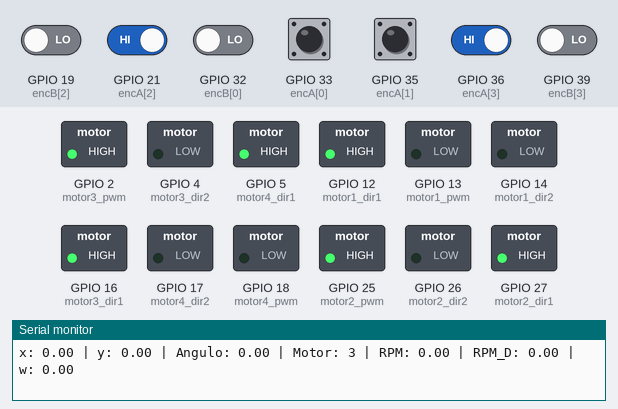
Recording of a sketch running on a simulated ESP32. Parts: switched loads named in the sketch (green lamp = pin HIGH), the last lines printed to the serial monitor. Dashed ring = blinking. Inputs (shaded band) come from the test bench; at power-on: GPIO 21 (encA[2]), GPIO 33 (encA[0]), GPIO 35 (encA[1]), GPIO 36 (encA[3]) HIGH, GPIO 19 (encB[2]), GPIO 32 (encB[0]), GPIO 39 (encB[3]) LOW.

Above: at 1.2 s.
1.3 s: GPIO 33 (encA[0]) driven LOW
At 2.7 s:
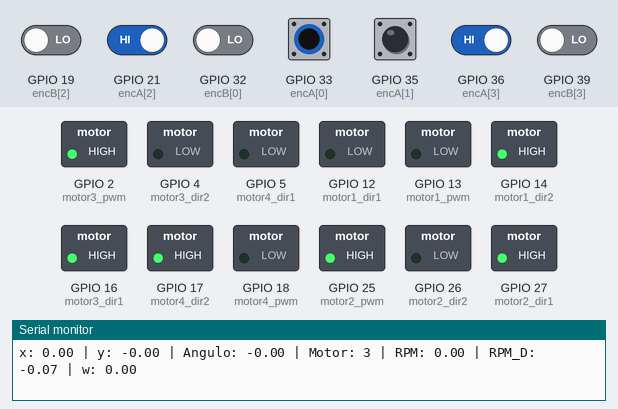
3.0 s: GPIO 36 (encA[3]) driven LOW
At 3.17 s:
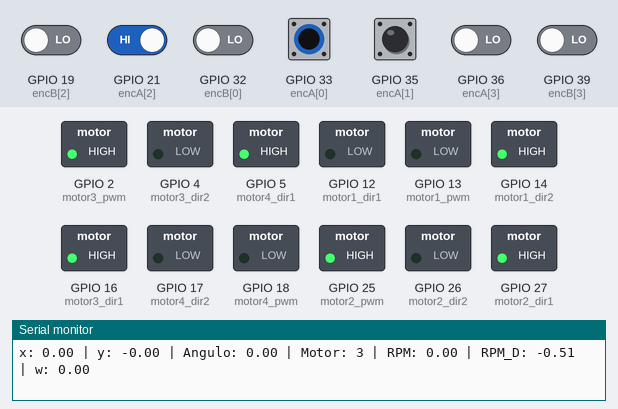
4.7 s: GPIO 33 (encA[0]) driven HIGH
At 6.1 s:
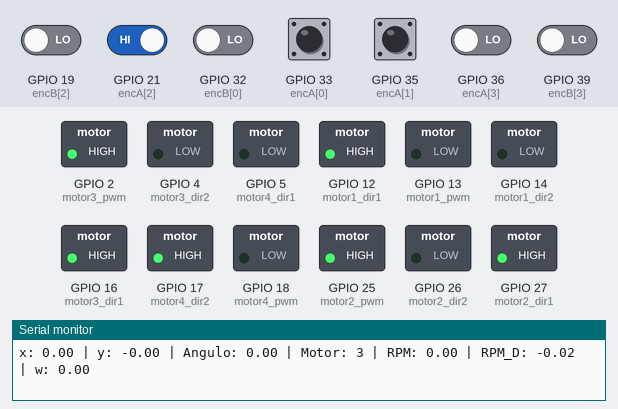
6.3 s: GPIO 21 (encA[2]) driven LOW
At 7.5 s:
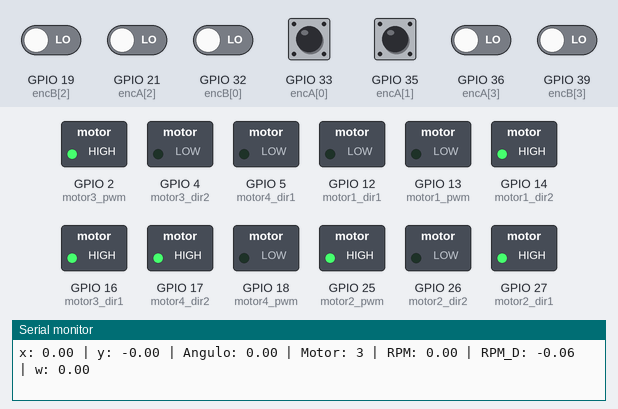
7.8 s: GPIO 21 (encA[2]) driven HIGH
At 8.9 s:
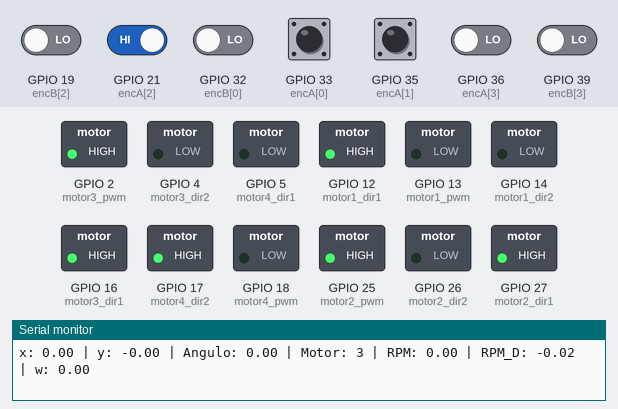
9.3 s: GPIO 33 (encA[0]) pulsed LOW 2 times (0.12 s each, 0.3 s apart)
At 9.58 s:
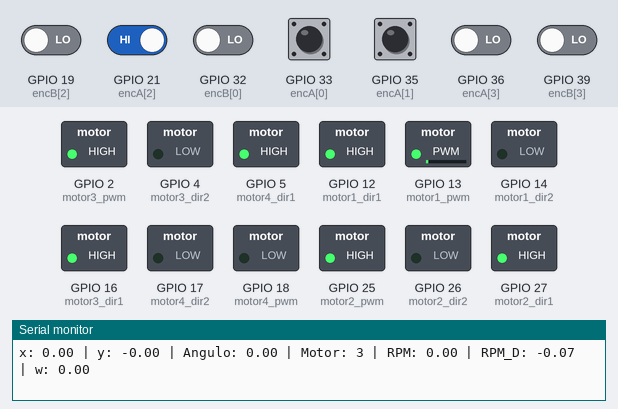
Timing chart, 0 to 46.5 s (numbered marks = the images above; inputs shaded):
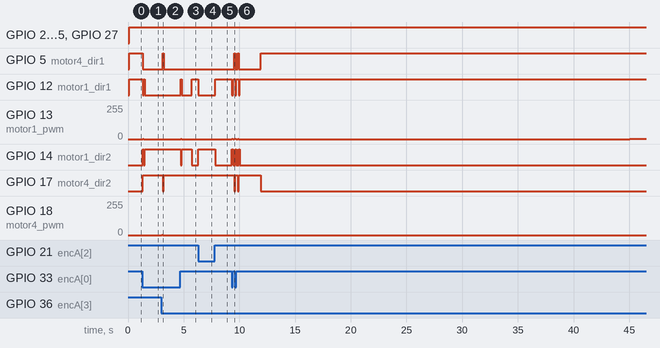

Measured:
- after the input at 1.3 s, GPIO 5 (motor4_dir1): HIGH → LOW at once; GPIO 12 (motor1_dir1): HIGH → LOW at once, → HIGH 0.10 s later, → LOW 0.10 s later; GPIO 13 (motor1_pwm): 0/255 → 1/255 at once, → 0/255 0.10 s later; GPIO 14 (motor1_dir2): LOW → HIGH at once, → LOW 0.10 s later, → HIGH 0.10 s later; GPIO 17 (motor4_dir2): LOW → HIGH at once
- after the input at 3.0 s, GPIO 5 (motor4_dir1): LOW → HIGH after 0.13 s, → LOW 0.10 s later; GPIO 17 (motor4_dir2): HIGH → LOW after 0.13 s, → HIGH 0.10 s later; GPIO 18 (motor4_pwm): 0/255 → 1/255 at once, → 0/255 0.10 s later
- after the input at 4.7 s, GPIO 12 (motor1_dir1): LOW → HIGH at once, → LOW 0.10 s later, → HIGH 0.90 s later; GPIO 13 (motor1_pwm): 0/255 → 1/255 at once, → 0/255 0.10 s later; GPIO 14 (motor1_dir2): HIGH → LOW at once, → HIGH 0.10 s later, → LOW 0.90 s later
- after the input at 6.3 s, GPIO 12 (motor1_dir1): HIGH → LOW at once; GPIO 14 (motor1_dir2): LOW → HIGH at once
- after the input at 7.8 s, GPIO 12 (motor1_dir1): LOW → HIGH at once; GPIO 14 (motor1_dir2): HIGH → LOW at once
- after the input at 9.3 s, GPIO 12 (motor1_dir1): alternates HIGH for 0.20 s and LOW for 0.10 s, 6 changes in all, then stays HIGH, starting at once; GPIO 14 (motor1_dir2): alternates HIGH for 0.10 s and LOW for 0.20 s, 6 changes in all, then stays LOW, starting at once

The sketch:

CComni_v3.ino
```cpp
int motor1_pwm = 13;  // PWM para motor 1
int motor1_dir1 = 12; // Dirección motor 1
int motor1_dir2 = 14; // Dirección motor 1

int motor2_pwm = 25;  // PWM para motor 2
int motor2_dir1 = 27; // Dirección motor 2
int motor2_dir2 = 26; // Dirección motor 2

int motor3_pwm = 2;  // PWM para motor 4
int motor3_dir1 = 16; // Dirección motor 4
int motor3_dir2 = 4; // Dirección motor 4

int motor4_pwm = 18;  // PWM para motor 3
int motor4_dir1 = 5; // Dirección motor 3
int motor4_dir2 = 17; // Dirección motor 3

// Parámetros del robot
const float CPR = 22.0;  // Pulsos por revolución
const float r = 0.04;         // Radio de rueda (m)
const float l = 0.0485; //0.0475 //0.0485
const float b = 0.115; //0.1125 //0.115
const float L = l + b;
const float k = 1;          // Ganancia proporcional

// Estado actual
float x = 0, y = 0, theta = 0;
float Vx = 0;
float Vy = 0;
float Wz = 0;

float w_r[4] = {0, 0, 0, 0};  // Velocidades actuales de ruedas
float w_d[4] = {0, 0, 0, 0};
float rpm[4] = {0, 0, 0, 0};
float pwmL[4] = {0, 0, 0, 0};

// Referencia
float xd = 0.5, yd = 0.5, thetad = 0;

// Variables de tiempo
unsigned long lastTime = 0;
unsigned long lastTime2 = 0;
unsigned long startTime;

// ----- PID por rueda -----
float Kp = 1, Ki = 0.3, Kd = 0.05; //1 0.3 0.05

float e[4] = {0, 0, 0, 0};
float e_prev[4] = {0, 0, 0, 0};
float e_int[4] = {0, 0, 0, 0};
float control_signal[4] = {0, 0, 0, 0};

float cv[4];
float cv1[4];
float error[4];
float error1[4];
float error2[4];
float Tm = 0.1;

// ----- Encoder -----
const int encA[4] = {33, 35, 21, 36}; // Pines canal A
const int encB[4] = {32, 34, 19, 39}; // Pines canal B

volatile long encoderCount[4] = {0, 0, 0, 0}; // Conteo total
static long countsPrev[4] = {0, 0, 0, 0};


//void IRAM_ATTR encoderISR0() {
//  bool b = digitalRead(encB[0]);
//  encoderCount[0] += b ? 1 : -1;
//}
void IRAM_ATTR encoderISR0() {
  bool A = digitalRead(encA[0]);
  bool B = digitalRead(encB[0]);

  if (A == B)
    encoderCount[0]++;
  else
    encoderCount[0]--;
}
void IRAM_ATTR encoderISR1() {
  bool A = digitalRead(encA[1]);
  bool B = digitalRead(encB[1]);

  if (A == B)
    encoderCount[1]++;
  else
    encoderCount[1]--;
}
void IRAM_ATTR encoderISR2() {
  bool A = digitalRead(encA[2]);
  bool B = digitalRead(encB[2]);

  if (A == B)
    encoderCount[2]++;
  else
    encoderCount[2]--;
}
void IRAM_ATTR encoderISR3() {
  bool A = digitalRead(encA[3]);
  bool B = digitalRead(encB[3]);

  if (A == B)
    encoderCount[3]++;
  else
    encoderCount[3]--;
}


void motorWrite(int motorIndex, float pwmValue) {
  int pwm = constrain(abs(pwmValue), 0, 255);  // Limita PWM entre 0 y 255

  switch (motorIndex) {
    case 0: // Motor 1
      if (pwmValue >= 0) {
        digitalWrite(motor1_dir1, HIGH);
        digitalWrite(motor1_dir2, LOW);
      } else {
        digitalWrite(motor1_dir1, LOW);
        digitalWrite(motor1_dir2, HIGH);
      }
      analogWrite(motor1_pwm, pwm);
      break;

    case 1: // Motor 2
      if (pwmValue >= 0) {
        digitalWrite(motor2_dir1, HIGH);
        digitalWrite(motor2_dir2, LOW);
      } else {
        digitalWrite(motor2_dir1, LOW);
        digitalWrite(motor2_dir2, HIGH);
      }
      analogWrite(motor2_pwm, pwm);
      break;

    case 2: // Motor 3
      if (pwmValue >= 0) {
        digitalWrite(motor3_dir1, HIGH);
        digitalWrite(motor3_dir2, LOW);
      } else {
        digitalWrite(motor3_dir1, LOW);
        digitalWrite(motor3_dir2, HIGH);
      }
      analogWrite(motor3_pwm, pwm);
      break;

    case 3: // Motor 4
      if (pwmValue >= 0) {
        digitalWrite(motor4_dir1, HIGH);
        digitalWrite(motor4_dir2, LOW);
      } else {
        digitalWrite(motor4_dir1, LOW);
        digitalWrite(motor4_dir2, HIGH);
      }
      analogWrite(motor4_pwm, pwm);
      break;
  }
}


void setup() {
  Serial.begin(115200);
  lastTime = millis();
  startTime = millis();

  pinMode(motor1_pwm, OUTPUT);
  pinMode(motor1_dir1, OUTPUT);
  pinMode(motor1_dir2, OUTPUT);

  pinMode(motor2_pwm, OUTPUT);
  pinMode(motor2_dir1, OUTPUT);
  pinMode(motor2_dir2, OUTPUT);

  pinMode(motor3_pwm, OUTPUT);
  pinMode(motor3_dir1, OUTPUT);
  pinMode(motor3_dir2, OUTPUT);

  pinMode(motor4_pwm, OUTPUT);
  pinMode(motor4_dir1, OUTPUT);
  pinMode(motor4_dir2, OUTPUT);

  for (int i = 0; i < 4; i++) {
    pinMode(encA[i], INPUT);
    pinMode(encB[i], INPUT);
  }
  attachInterrupt(digitalPinToInterrupt(encA[0]), encoderISR0, CHANGE);
  attachInterrupt(digitalPinToInterrupt(encA[1]), encoderISR1, CHANGE);
  attachInterrupt(digitalPinToInterrupt(encA[2]), encoderISR2, CHANGE);
  attachInterrupt(digitalPinToInterrupt(encA[3]), encoderISR3, CHANGE);

  //digitalWrite(motor1_dir1, HIGH);  // Dirección del motor 1 hacia adelante
  //digitalWrite(motor1_dir2, LOW);
  //analogWrite(motor1_pwm, 255);     // Velocidad del motor 1 (50% de potencia)

  //digitalWrite(motor2_dir1, HIGH);  // Dirección del motor 1 hacia adelante
  //digitalWrite(motor2_dir2, LOW);
  //analogWrite(motor2_pwm, 255);     // Velocidad del motor 1 (50% de potencia)

  //digitalWrite(motor3_dir1, HIGH);  // Dirección del motor 1 hacia adelante
  //digitalWrite(motor3_dir2, LOW);
  //analogWrite(motor3_pwm, 255);     // Velocidad del motor 1 (50% de potencia)

  //digitalWrite(motor4_dir1, HIGH);  // Dirección del motor 1 hacia adelante
  //digitalWrite(motor4_dir2, LOW);
  //analogWrite(motor4_pwm, 255);
}


void loop() {

  unsigned long currentTime = millis();
  float dt = currentTime - lastTime;

  unsigned long currentTime2 = millis();
  float dt2 = currentTime2 - lastTime2;

  if (dt >= 100) {

    for (int i = 0; i < 4; i++) {
      long deltaCounts = encoderCount[i];
      rpm[i] = (10.0 * deltaCounts * 60.0) / (CPR * 90);
      w_r[i] = ((rpm[i]*2*PI)/60);
      encoderCount[i] = 0;
      Serial.print("x: ");
      Serial.print(x, 2);
      Serial.print(" | y: ");
      Serial.print(y, 2);
      Serial.print(" | Angulo: ");
      Serial.print(theta, 2);
      Serial.print(" | Motor: ");
      Serial.print(i);
      Serial.print(" | RPM: ");
      Serial.print(rpm[i], 2);
      Serial.print(" | RPM_D: ");
      Serial.print(pwmL[i]);
      Serial.print(" | w: ");
      Serial.println(w_r[i]);
    }
    Vx = ((r / 4.0) * (w_r[0] + w_r[1] + w_r[2] + w_r[3]));
    Vy = ((r / 4.0) * (-w_r[0] + w_r[1] + w_r[2] - w_r[3]));
    Wz = ((r / (4.0 * L)) * (-w_r[0] + w_r[1] - w_r[2] + w_r[3]));


    // Odometría
    theta += Wz * (dt/1000);
    x += (Vx * cos(theta) - Vy * sin(theta)) * (dt/1000);
    y += (Vx * sin(theta) + Vy * cos(theta)) * (dt/1000);

    // Control cinemático
    float ex = xd - x;
    float ey = yd - y;
    float et = thetad - theta;

    float ux = k * ex;
    float uy = k * ey;
    float uth = k * et;

    float Vf = ux * cos(theta) + uy * sin(theta);   // forward
    float Vl = -ux * sin(theta) + uy * cos(theta);  // lateral
    float W = uth;

    // Cinemática inversa
    float w1_d = (1.0/r) * (Vf - Vl - L*W);
    float w2_d = (1.0/r) * (Vf + Vl + L*W);
    float w3_d = (1.0/r) * (Vf + Vl - L*W);
    float w4_d = (1.0/r) * (Vf - Vl + L*W);


    //Serial.print("w1_d: "); Serial.print(w1_d);
    //Serial.print(" w2_d: "); Serial.print(w2_d);
    //Serial.print(" w3_d: "); Serial.print(w3_d);
    //Serial.print(" w4_d: "); Serial.println(w4_d);

    float w_d[4] = {w1_d, w2_d, w3_d, w4_d};
    for (int i = 0; i < 4; i++) {
      e[i] = w_d[i] - w_r[i];                    // Error actual
      e_int[i] += e[i] * (dt/1000);                     // Integral
      e_int[i] = constrain(e_int[i], -100, 100);
      float e_der = (e[i] - e_prev[i]) / (dt/1000);     // Derivada

      control_signal[i] = Kp * e[i] + Ki * e_int[i] + Kd * e_der;
      e_prev[i] = e[i];

      pwmL[i] = ((control_signal[i]*60)/(2*PI));

      motorWrite(i, ((pwmL[i]*255)/110));
    }

    lastTime = currentTime;
  }

}
```
